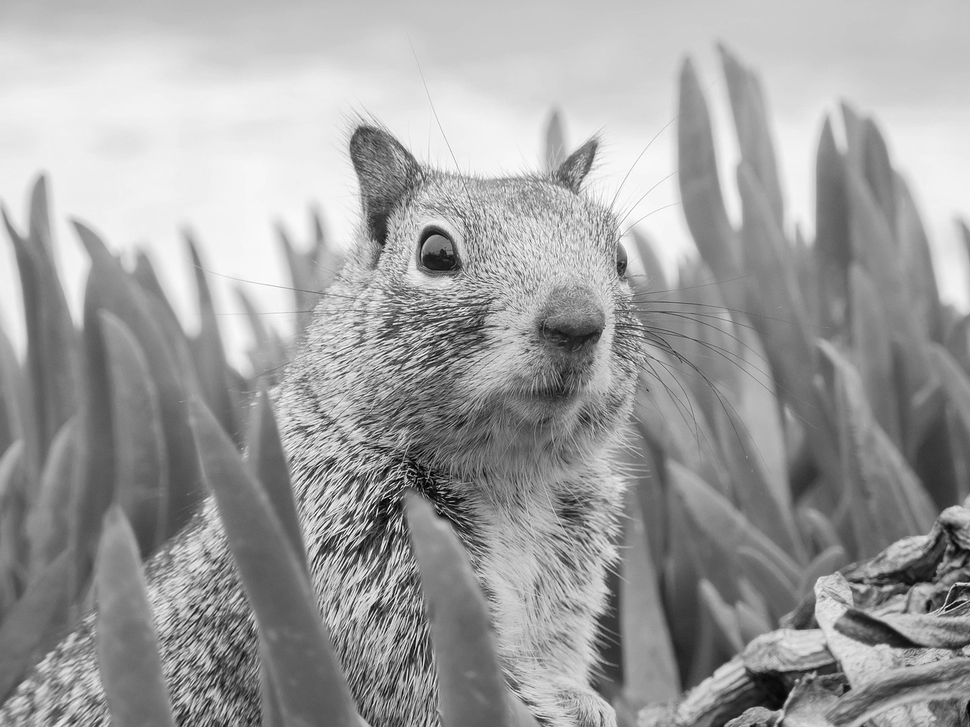
#> input picture Radnic/DR-LV6/LV6-DR/example_grayscale.png, 970 x 727 px, shrunk from 1280 x 960 before the run
$ python '4 ZAD.py'
#> lines starting #> are read from the running program, lines starting #| are printed output that depends on the picture
import matplotlib.pyplot as plt
import matplotlib.image as mpimg
from sklearn.cluster import KMeans
import numpy as np

image = mpimg.imread('example_grayscale.png')
#> image is the input picture: shape (727, 970) float32; min 0, max 1, mean 0.624

if len(image.shape) == 3:
    image = image[:, :, 0]

X = image.reshape((-1, 1))

k = 10
kmeans = KMeans(n_clusters=k, n_init=10, random_state=0)
kmeans.fit(X)

values = kmeans.cluster_centers_.squeeze()
labels = kmeans.labels_

image_compressed = np.choose(labels, values)
image_compressed = image_compressed.reshape(image.shape)

plt.figure()
plt.title("Original")
plt.imshow(image, cmap='gray')
plt.axis('off')

plt.figure()
plt.title("Kvantizirana slika (k=10)")
plt.imshow(image_compressed, cmap='gray')
plt.axis('off')

plt.show()
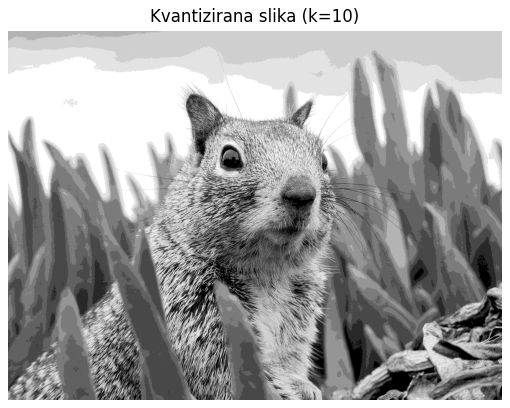
#> figure drawn by matplotlib, 1 panel
